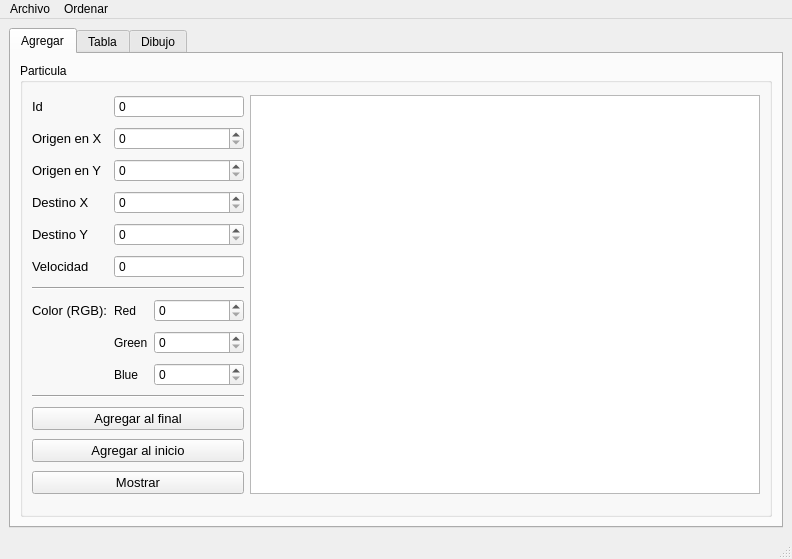
<?xml version="1.0" encoding="UTF-8"?>
<ui version="4.0">
 <class>MainWindow</class>
 <widget class="QMainWindow" name="MainWindow">
  <property name="geometry">
   <rect>
    <x>0</x>
    <y>0</y>
    <width>792</width>
    <height>559</height>
   </rect>
  </property>
  <property name="windowTitle">
   <string>Registro Particulas</string>
  </property>
  <widget class="QWidget" name="centralwidget">
   <layout class="QGridLayout" name="gridLayout_3">
    <item row="0" column="0">
     <widget class="QTabWidget" name="tabWidget">
      <property name="currentIndex">
       <number>0</number>
      </property>
      <widget class="QWidget" name="tab">
       <attribute name="title">
        <string>Agregar</string>
       </attribute>
       <layout class="QGridLayout" name="gridLayout_2">
        <item row="0" column="0">
         <widget class="QGroupBox" name="groupBox">
          <property name="title">
           <string>Particula</string>
          </property>
          <layout class="QGridLayout" name="gridLayout">
           <item row="7" column="2">
            <widget class="QSpinBox" name="red_spinBox">
             <property name="minimumSize">
              <size>
               <width>90</width>
               <height>0</height>
              </size>
             </property>
             <property name="maximum">
              <number>255</number>
             </property>
            </widget>
           </item>
           <item row="10" column="0" colspan="3">
            <widget class="Line" name="line_2">
             <property name="orientation">
              <enum>Qt::Horizontal</enum>
             </property>
            </widget>
           </item>
           <item row="8" column="2">
            <widget class="QSpinBox" name="green_spinBox">
             <property name="minimumSize">
              <size>
               <width>90</width>
               <height>0</height>
              </size>
             </property>
             <property name="maximum">
              <number>255</number>
             </property>
            </widget>
           </item>
           <item row="4" column="1" colspan="2">
            <widget class="QSpinBox" name="destino_y_spinBox">
             <property name="maximum">
              <number>500</number>
             </property>
            </widget>
           </item>
           <item row="1" column="1" colspan="2">
            <widget class="QSpinBox" name="origen_x_spinBox">
             <property name="maximum">
              <number>500</number>
             </property>
            </widget>
           </item>
           <item row="5" column="0">
            <widget class="QLabel" name="label_6">
             <property name="font">
              <font>
               <pointsize>10</pointsize>
              </font>
             </property>
             <property name="text">
              <string>Velocidad</string>
             </property>
            </widget>
           </item>
           <item row="2" column="0">
            <widget class="QLabel" name="label_3">
             <property name="font">
              <font>
               <pointsize>10</pointsize>
              </font>
             </property>
             <property name="text">
              <string>Origen en Y</string>
             </property>
            </widget>
           </item>
           <item row="3" column="0">
            <widget class="QLabel" name="label_4">
             <property name="font">
              <font>
               <pointsize>10</pointsize>
              </font>
             </property>
             <property name="text">
              <string>Destino X</string>
             </property>
            </widget>
           </item>
           <item row="7" column="0">
            <widget class="QLabel" name="label_8">
             <property name="font">
              <font>
               <pointsize>10</pointsize>
              </font>
             </property>
             <property name="text">
              <string>Color (RGB):</string>
             </property>
            </widget>
           </item>
           <item row="3" column="1" colspan="2">
            <widget class="QSpinBox" name="destino_x_spinBox">
             <property name="maximum">
              <number>500</number>
             </property>
            </widget>
           </item>
           <item row="8" column="1">
            <widget class="QLabel" name="label_9">
             <property name="text">
              <string>Green</string>
             </property>
            </widget>
           </item>
           <item row="9" column="1">
            <widget class="QLabel" name="label_10">
             <property name="text">
              <string>Blue</string>
             </property>
            </widget>
           </item>
           <item row="1" column="0">
            <widget class="QLabel" name="label_2">
             <property name="font">
              <font>
               <pointsize>10</pointsize>
              </font>
             </property>
             <property name="text">
              <string>Origen en X</string>
             </property>
            </widget>
           </item>
           <item row="11" column="0" colspan="3">
            <widget class="QPushButton" name="agregar_final_pushButton">
             <property name="minimumSize">
              <size>
               <width>200</width>
               <height>0</height>
              </size>
             </property>
             <property name="font">
              <font>
               <pointsize>10</pointsize>
              </font>
             </property>
             <property name="cursor">
              <cursorShape>PointingHandCursor</cursorShape>
             </property>
             <property name="autoFillBackground">
              <bool>false</bool>
             </property>
             <property name="text">
              <string>Agregar al final</string>
             </property>
             <property name="default">
              <bool>false</bool>
             </property>
             <property name="flat">
              <bool>false</bool>
             </property>
            </widget>
           </item>
           <item row="4" column="0">
            <widget class="QLabel" name="label_5">
             <property name="font">
              <font>
               <pointsize>10</pointsize>
              </font>
             </property>
             <property name="text">
              <string>Destino Y</string>
             </property>
            </widget>
           </item>
           <item row="13" column="0" colspan="3">
            <widget class="QPushButton" name="mostrar_pushButton">
             <property name="minimumSize">
              <size>
               <width>200</width>
               <height>0</height>
              </size>
             </property>
             <property name="font">
              <font>
               <pointsize>10</pointsize>
              </font>
             </property>
             <property name="cursor">
              <cursorShape>PointingHandCursor</cursorShape>
             </property>
             <property name="text">
              <string>Mostrar</string>
             </property>
            </widget>
           </item>
           <item row="6" column="0" colspan="3">
            <widget class="Line" name="line">
             <property name="orientation">
              <enum>Qt::Horizontal</enum>
             </property>
            </widget>
           </item>
           <item row="0" column="1" colspan="2">
            <widget class="QSpinBox" name="id_spinBox">
             <property name="buttonSymbols">
              <enum>QAbstractSpinBox::NoButtons</enum>
             </property>
             <property name="showGroupSeparator" stdset="0">
              <bool>false</bool>
             </property>
             <property name="minimum">
              <number>-5000</number>
             </property>
             <property name="maximum">
              <number>5000</number>
             </property>
             <property name="singleStep">
              <number>1</number>
             </property>
             <property name="stepType">
              <enum>QAbstractSpinBox::AdaptiveDecimalStepType</enum>
             </property>
            </widget>
           </item>
           <item row="0" column="0">
            <widget class="QLabel" name="label">
             <property name="font">
              <font>
               <pointsize>10</pointsize>
              </font>
             </property>
             <property name="text">
              <string>Id</string>
             </property>
            </widget>
           </item>
           <item row="2" column="1" colspan="2">
            <widget class="QSpinBox" name="origen_y_spinBox">
             <property name="maximum">
              <number>500</number>
             </property>
            </widget>
           </item>
           <item row="7" column="1">
            <widget class="QLabel" name="label_7">
             <property name="text">
              <string>Red</string>
             </property>
            </widget>
           </item>
           <item row="9" column="2">
            <widget class="QSpinBox" name="blue_spinBox">
             <property name="minimumSize">
              <size>
               <width>90</width>
               <height>0</height>
              </size>
             </property>
             <property name="maximum">
              <number>255</number>
             </property>
            </widget>
           </item>
           <item row="12" column="0" colspan="3">
            <widget class="QPushButton" name="agregar_inicio_pushButton">
             <property name="minimumSize">
              <size>
               <width>200</width>
               <height>0</height>
              </size>
             </property>
             <property name="font">
              <font>
               <pointsize>10</pointsize>
              </font>
             </property>
             <property name="cursor">
              <cursorShape>PointingHandCursor</cursorShape>
             </property>
             <property name="text">
              <string>Agregar al inicio</string>
             </property>
            </widget>
           </item>
           <item row="5" column="1" colspan="2">
            <widget class="QSpinBox" name="velocidad_spinBox">
             <property name="buttonSymbols">
              <enum>QAbstractSpinBox::NoButtons</enum>
             </property>
             <property name="minimum">
              <number>-5000</number>
             </property>
             <property name="maximum">
              <number>5000</number>
             </property>
            </widget>
           </item>
           <item row="0" column="3" rowspan="14">
            <widget class="QPlainTextEdit" name="salida">
             <property name="font">
              <font>
               <pointsize>10</pointsize>
              </font>
             </property>
            </widget>
           </item>
          </layout>
         </widget>
        </item>
       </layout>
      </widget>
      <widget class="QWidget" name="tab_2">
       <attribute name="title">
        <string>Tabla</string>
       </attribute>
       <layout class="QGridLayout" name="gridLayout_4">
        <item row="1" column="0">
         <widget class="QLineEdit" name="search_id_lineEdit">
          <property name="font">
           <font>
            <pointsize>10</pointsize>
           </font>
          </property>
          <property name="placeholderText">
           <string>Buscar por ID de la particula</string>
          </property>
         </widget>
        </item>
        <item row="1" column="1">
         <widget class="QPushButton" name="search_pushButton">
          <property name="font">
           <font>
            <pointsize>10</pointsize>
           </font>
          </property>
          <property name="text">
           <string>Buscar</string>
          </property>
         </widget>
        </item>
        <item row="1" column="2">
         <widget class="QPushButton" name="show_table_pushButton">
          <property name="font">
           <font>
            <pointsize>10</pointsize>
           </font>
          </property>
          <property name="text">
           <string>Mostrar</string>
          </property>
         </widget>
        </item>
        <item row="0" column="0" colspan="3">
         <widget class="QTableWidget" name="table">
          <property name="cursor" stdset="0">
           <cursorShape>ArrowCursor</cursorShape>
          </property>
          <property name="autoFillBackground">
           <bool>false</bool>
          </property>
         </widget>
        </item>
       </layout>
      </widget>
      <widget class="QWidget" name="tab_3">
       <attribute name="title">
        <string>Dibujo</string>
       </attribute>
       <layout class="QGridLayout" name="gridLayout_5">
        <item row="0" column="0" colspan="2">
         <widget class="QGraphicsView" name="graphicsView"/>
        </item>
        <item row="1" column="0">
         <widget class="QPushButton" name="draw_pushButton">
          <property name="font">
           <font>
            <pointsize>10</pointsize>
           </font>
          </property>
          <property name="text">
           <string>Dibujar</string>
          </property>
         </widget>
        </item>
        <item row="1" column="1">
         <widget class="QPushButton" name="clean_drawing_pushButton">
          <property name="font">
           <font>
            <pointsize>10</pointsize>
           </font>
          </property>
          <property name="text">
           <string>Limpiar</string>
          </property>
         </widget>
        </item>
       </layout>
      </widget>
     </widget>
    </item>
   </layout>
  </widget>
  <widget class="QMenuBar" name="menubar">
   <property name="geometry">
    <rect>
     <x>0</x>
     <y>0</y>
     <width>792</width>
     <height>21</height>
    </rect>
   </property>
   <widget class="QMenu" name="menuAbrir">
    <property name="title">
     <string>Archivo</string>
    </property>
    <addaction name="actionAbrir"/>
    <addaction name="actionGuardar"/>
   </widget>
   <widget class="QMenu" name="menuOrdenar">
    <property name="title">
     <string>Ordenar</string>
    </property>
    <addaction name="actionOrdenar_id"/>
    <addaction name="actionOrdenar_distancia"/>
    <addaction name="actionOrdenar_velocidad"/>
   </widget>
   <addaction name="menuAbrir"/>
   <addaction name="menuOrdenar"/>
  </widget>
  <widget class="QStatusBar" name="statusbar"/>
  <action name="actionAbrir">
   <property name="text">
    <string>Abrir</string>
   </property>
   <property name="shortcut">
    <string>Ctrl+O</string>
   </property>
  </action>
  <action name="actionGuardar">
   <property name="text">
    <string>Guardar</string>
   </property>
   <property name="shortcut">
    <string>Ctrl+S</string>
   </property>
  </action>
  <action name="actionOrdenar_id">
   <property name="text">
    <string>Por id - ascendente</string>
   </property>
  </action>
  <action name="actionOrdenar_distancia">
   <property name="text">
    <string>Por distancia - descendente</string>
   </property>
  </action>
  <action name="actionOrdenar_velocidad">
   <property name="text">
    <string>Por velocidad - ascendente</string>
   </property>
  </action>
 </widget>
 <resources/>
 <connections/>
</ui>
